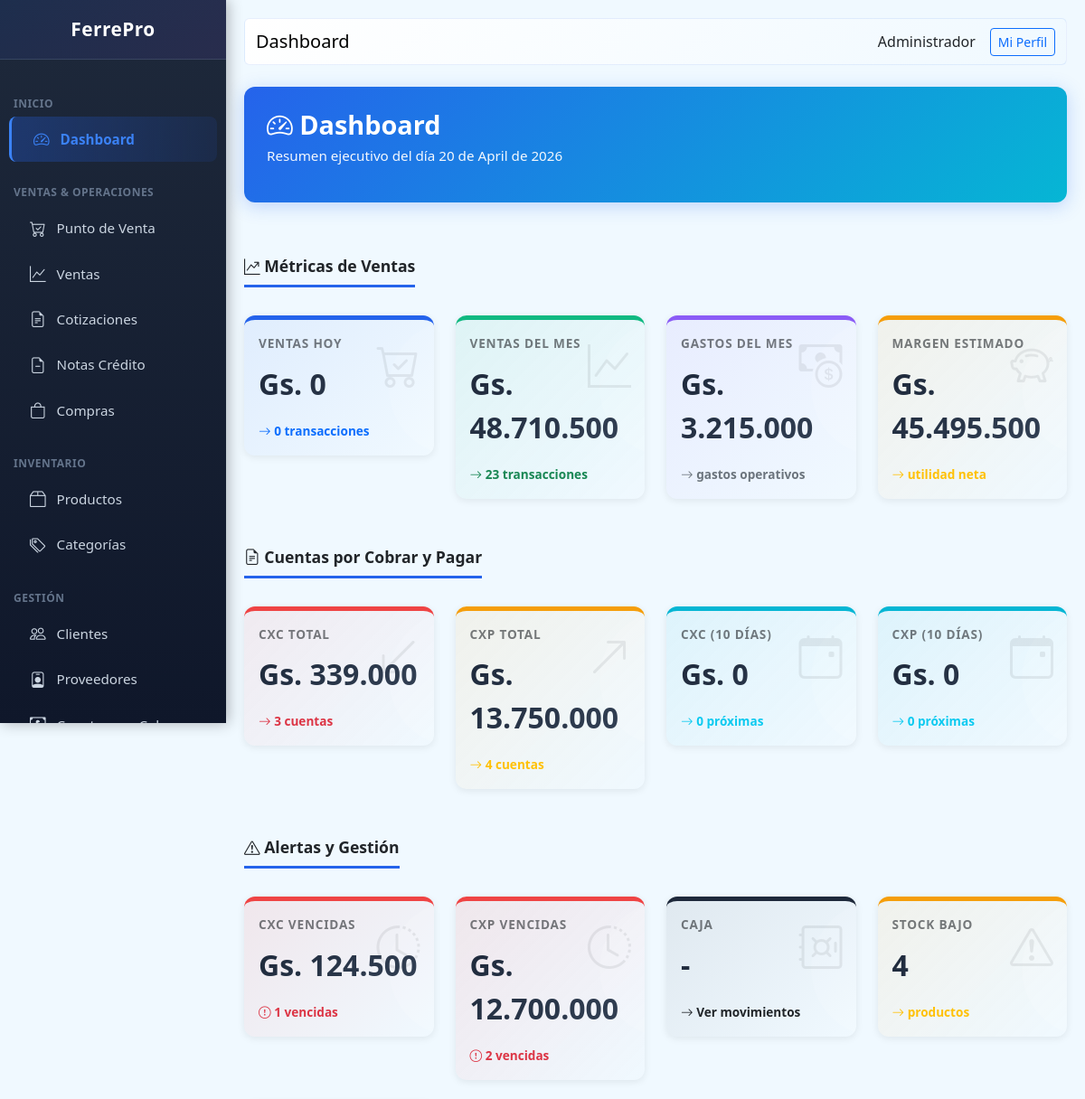
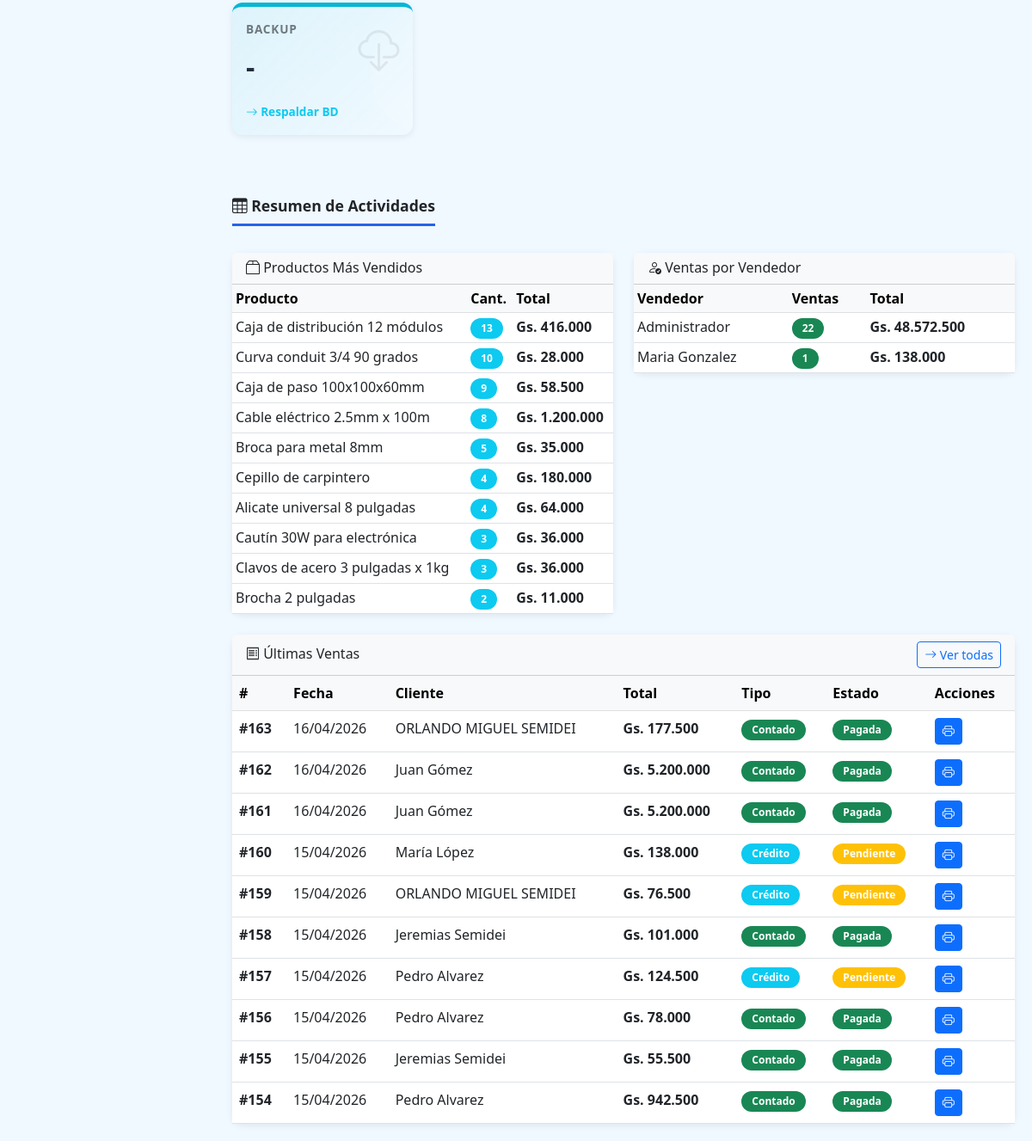
The app's page /public/index.php (signed in), older data (2 pictures, top to bottom).
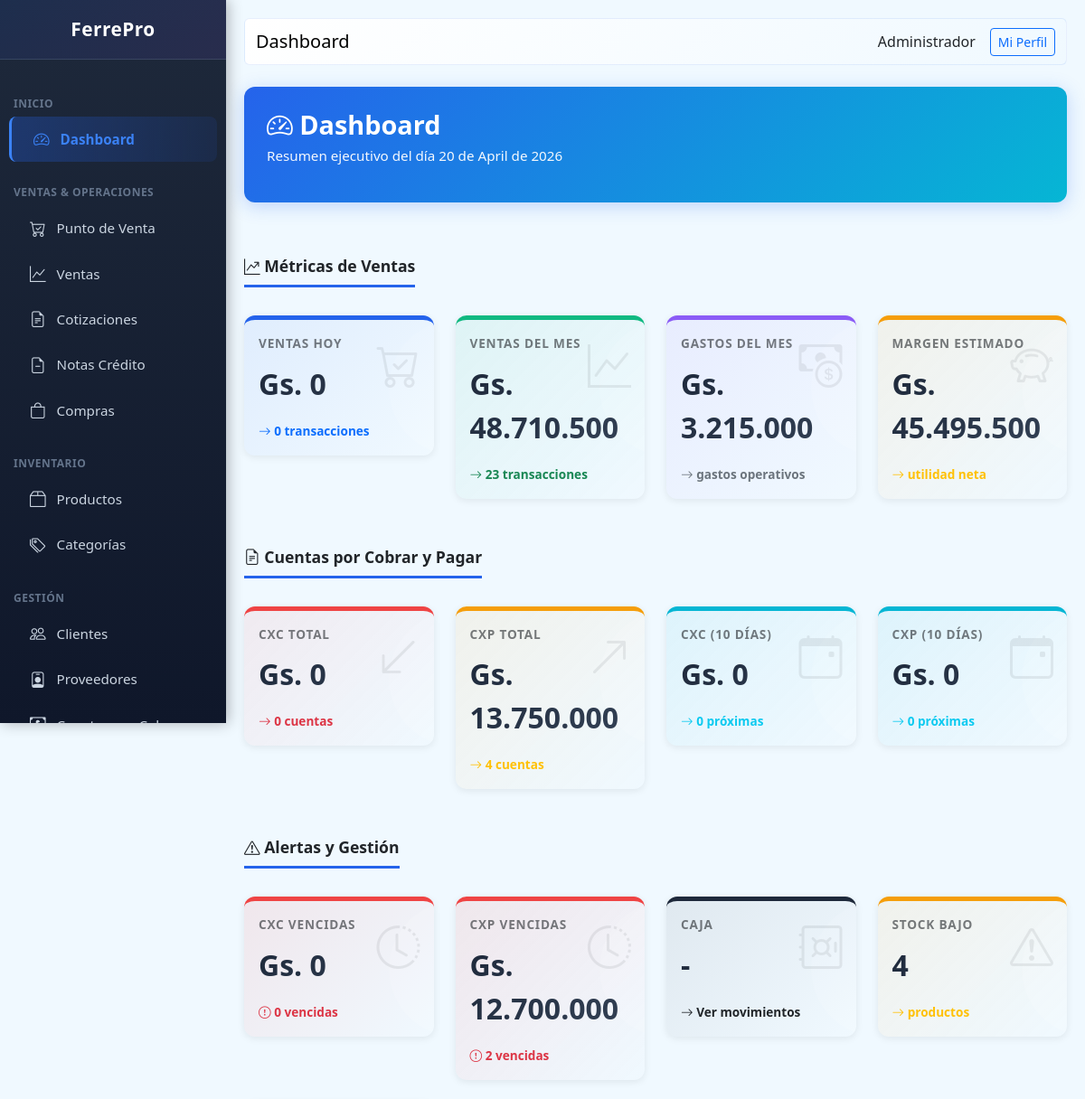
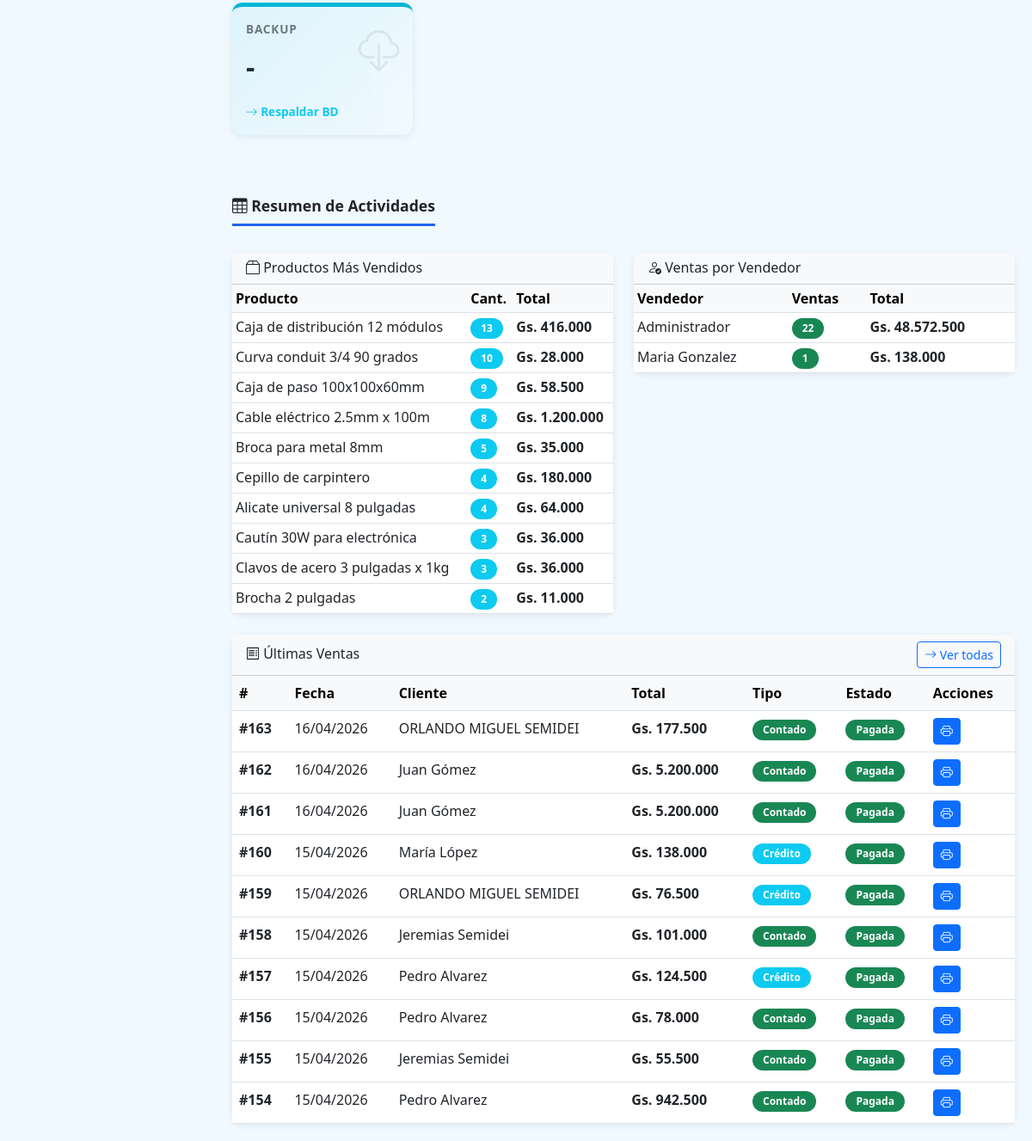
The same page, newer data (2 pictures, top to bottom).
### tables this page shows
CREATE TABLE sales (
                id INTEGER PRIMARY KEY AUTOINCREMENT,
                client_id INTEGER,
                user_id INTEGER,
                type TEXT DEFAULT 'contado',
                status TEXT DEFAULT 'pagada',
                subtotal REAL DEFAULT 0,
                discount REAL DEFAULT 0,
                total REAL DEFAULT 0,
                payment_method TEXT DEFAULT 'efectivo',
                delivery_type TEXT DEFAULT 'mostrador',
                notes TEXT,
                created_at DATETIME DEFAULT CURRENT_TIMESTAMP,
                FOREIGN KEY (client_id) REFERENCES clients(id),
                FOREIGN KEY (user_id) REFERENCES users(id)
            );

CREATE TABLE clients (
                id INTEGER PRIMARY KEY AUTOINCREMENT,
                name TEXT NOT NULL,
                document_type TEXT DEFAULT 'DNI',
                document TEXT,
                phone TEXT,
                email TEXT,
                address TEXT,
                credit_limit REAL DEFAULT 0,
                category TEXT DEFAULT 'minorista',
                balance REAL DEFAULT 0,
                active INTEGER DEFAULT 1,
                created_at DATETIME DEFAULT CURRENT_TIMESTAMP
            , credit_days INTEGER DEFAULT 30);

### class/Database.php (called while the page is built, shortened)
<?php
class Database extends PDO {
    private static $instance = null;
    public static function getInstance() {
        if (self::$instance === null) {
            self::$instance = new self();
        }
        return self::$instance;
    }
}

### class/Format.php (called while the page is built, shortened)
<?php
class Format {
    public static function money($amount) {
        $amount = floatval($amount);
        return 'Gs. ' . number_format($amount, 0, ',', '.');
    }
    public static function date($date) {
        try {
            $dateObj = new DateTime($date);
            return $dateObj->format('d/m/Y');
        } catch (Exception $e) {
            return 'Fecha inválida';
        }
    }
}

### views/dashboard.php (the view, shortened to what the changed rows need)
<?php
$totalVentasHoy = $salesToday['COALESCE(SUM(total), 0)'] ?? 0;
$cantidadVentasHoy = $salesToday['COUNT(*)'] ?? 0;
$totalVentasMes = $salesMonth['COALESCE(SUM(total), 0)'] ?? 0;
$cantidadVentasMes = $salesMonth['COUNT(*)'] ?? 0;
$stockBajo = $productsLow['COUNT(*)'] ?? 0;
$totalDeuda = 0;
$totalReceivableCount = 0;
if (!empty($overdueReceivables)) {
    foreach ($overdueReceivables as $rec) {
        $totalDeuda += $rec['amount'];
        $totalReceivableCount++;
    }
}
$totalPayableValue = 0;
$totalPayableCount = 0;
if (!empty($overduePayables)) {
    foreach ($overduePayables as $pay) {
        $totalPayableValue += $pay['amount'];
        $totalPayableCount++;
    }
}
$receivableSoon = 0;
$receivableCountSoon = 0;
$payableSoon = 0;
$payableCountSoon = 0;
$receivableOverdue = 0;
$receivableCountOverdue = 0;
if (!empty($overdueReceivables)) {
    foreach ($overdueReceivables as $rec) {
        $dueDate = new DateTime($rec['due_date']);
        $today = new DateTime();
        if ($today > $dueDate) {
            $receivableOverdue += $rec['amount'];
            $receivableCountOverdue++;
        }
    }
}
$payableOverdue = 0;
$payableCountOverdue = 0;
if (!empty($overduePayables)) {
    foreach ($overduePayables as $pay) {
        $dueDate = new DateTime($pay['due_date']);
        $today = new DateTime();
        if ($today > $dueDate) {
            $payableOverdue += $pay['amount'];
            $payableCountOverdue++;
        }
    }
}
$content = '
    <p>Resumen ejecutivo del día ' . date("d \\d\\e F \\d\\e Y") . '</p>
                    <div class="stat-value">' . Format::money($totalVentasHoy) . '</div>
                    <div class="stat-meta text-primary"><i class="bi bi-arrow-right"></i> ' . $cantidadVentasHoy . ' transacciones</div>
                    <div class="stat-value">' . Format::money($totalVentasMes) . '</div>
                    <div class="stat-meta text-success"><i class="bi bi-arrow-right"></i> ' . $cantidadVentasMes . ' transacciones</div>
                    <div class="stat-value">' . Format::money($expensesMonth['total'] ?? 0) . '</div>
                <div class="stat-value">' . Format::money(max(0, $totalVentasMes - ($expensesMonth['total'] ?? 0))) . '</div>
<div class="row mb-4 mt-3">
    <div class="col-md-3">
        <a href="?page=receivable" class="text-decoration-none">
            <div class="card stat-card" style="border-top: 5px solid var(--danger); background: linear-gradient(135deg, rgba(239, 68, 68, 0.08) 0%, transparent 100%);">
                <div class="card-body stat-content">
                    <div class="stat-label text-muted">CxC Total</div>
                    <div class="stat-value">' . Format::money($totalDeuda) . '</div>
                    <div class="stat-meta text-danger"><i class="bi bi-arrow-right"></i> ' . $totalReceivableCount . ' cuentas</div>
                </div>
            </div>
        </a>
    </div>
                    <div class="stat-value">' . Format::money($totalPayableValue) . '</div>
                    <div class="stat-meta text-warning"><i class="bi bi-arrow-right"></i> ' . $totalPayableCount . ' cuentas</div>
                    <div class="stat-value text-info">' . Format::money($receivableSoon) . '</div>
                    <div class="stat-meta text-info"><i class="bi bi-arrow-right"></i> ' . $receivableCountSoon . ' próximas</div>
                    <div class="stat-value text-info">' . Format::money($payableSoon) . '</div>
                    <div class="stat-meta text-info"><i class="bi bi-arrow-right"></i> ' . $payableCountSoon . ' próximas</div>
</div>
<div class="row mb-4 mt-3">
    <div class="col-md-3">
        <a href="?page=receivable&filter=overdue" class="text-decoration-none">
            <div class="card stat-card" style="border-top: 5px solid var(--danger); background: linear-gradient(135deg, rgba(239, 68, 68, 0.1) 0%, transparent 100%);">
                <div class="card-body stat-content">
                    <div class="stat-label text-muted">CxC Vencidas</div>
                    <div class="stat-value text-danger">' . Format::money($receivableOverdue) . '</div>
                    <div class="stat-meta text-danger"><i class="bi bi-exclamation-circle"></i> ' . $receivableCountOverdue . ' vencidas</div>
                </div>
            </div>
        </a>
    </div>
                    <div class="stat-value text-danger">' . Format::money($payableOverdue) . '</div>
                    <div class="stat-meta text-danger"><i class="bi bi-exclamation-circle"></i> ' . $payableCountOverdue . ' vencidas</div>
                    <div class="stat-value text-warning">' . $stockBajo . '</div>
</div>
<div class="row mb-4 mt-3">
    <div class="col-md-6">
        <div class="card">
            <div class="card-body p-0">
                <table class="table table-sm table-hover mb-0">
                    <thead class="table-light"><tr><th>Producto</th><th>Cant.</th><th>Total</th></tr></thead>
                    <tbody>';
if (!empty($topProducts)) {
    foreach ($topProducts as $p) {
        $content .= '<tr><td>' . htmlspecialchars($p['name']) . '</td><td><span class="badge bg-info">' . $p['quantity_sold'] . '</span></td><td><strong>' . Format::money($p['total_vendido']) . '</strong></td></tr>';
    }
} else {
    $content .= '<tr><td colspan="3" class="text-center text-muted">Sin ventas este mes</td></tr>';
}
$content .= '</tbody>
                </table>
            </div>
        </div>
    </div>
    <div class="col-md-6">
        <div class="card">
            <div class="card-header bg-light">
                <h6 class="mb-0"><i class="bi bi-person-check"></i> Ventas por Vendedor</h6>
            </div>
            <div class="card-body p-0">
                <table class="table table-sm table-hover mb-0">
                    <thead class="table-light"><tr><th>Vendedor</th><th>Ventas</th><th>Total</th></tr></thead>
                    <tbody>';
if (!empty($salesByUser)) {
    foreach ($salesByUser as $u) {
        $content .= '<tr><td>' . htmlspecialchars($u['name']) . '</td><td><span class="badge bg-success">' . $u['ventas'] . '</span></td><td><strong>' . Format::money($u['total']) . '</strong></td></tr>';
    }
} else {
    $content .= '<tr><td colspan="3" class="text-center text-muted">Sin ventas este mes</td></tr>';
}
$content .= '</tbody>
                </table>
            </div>
        </div>
    </div>
</div>
<div class="row">
    <div class="col-md-12">
        <div class="card">
            <div class="card-header bg-light d-flex justify-content-between align-items-center">
                <h6 class="mb-0"><i class="bi bi-receipt"></i> Últimas Ventas</h6>
                <a href="?page=sales" class="btn btn-sm btn-outline-primary"><i class="bi bi-arrow-right"></i> Ver todas</a>
            </div>
            <div class="card-body p-0">
                <table class="table table-hover mb-0">
                    <thead class="table-light">
                        <tr>
                            <th>#</th>
                            <th>Fecha</th>
                            <th>Cliente</th>
                            <th>Total</th>
                            <th>Tipo</th>
                            <th>Estado</th>
                            <th>Acciones</th>
                        </tr>
                    </thead>
                    <tbody>';
if (count($recentSales) == 0) {
    $content .= '<tr><td colspan="7" class="text-center text-muted">No hay ventas</td></tr>';
} else {
    foreach ($recentSales as $s) {
        $statusClass = $s['status'] === 'pagada' ? 'success' : 'warning';
        $typeLabel = $s['type'] === 'contado' ? 'Contado' : 'Crédito';
        $typeBadge = $s['type'] === 'contado' ? 'bg-success' : 'bg-info';
        $content .= '<tr>
            <td><strong>#' . $s['id'] . '</strong></td>
            <td>' . Format::date($s['created_at']) . '</td>
            <td>' . htmlspecialchars($s['client_name'] ?? 'Mostrador') . '</td>
            <td><strong>' . Format::money($s['total']) . '</strong></td>
            <td><span class="badge ' . $typeBadge . '">' . $typeLabel . '</span></td>
            <td><span class="badge bg-' . $statusClass . '">' . ($s['status'] === 'pagada' ? 'Pagada' : 'Pendiente') . '</span></td>
            <td><a href="?page=sales&action=print&id=' . $s['id'] . '" class="btn btn-sm btn-primary" target="_blank"><i class="bi bi-printer"></i></a></td>
        </tr>';
    }
}
$content .= '</tbody>
                </table>
            </div>
        </div>
    </div>
</div>';

Row changes from the older to the newer data that the page shows:
changed sales "Gs. 138.000": status "Pendiente" → "Pagada"
changed sales "Gs. 76.500": status "Pendiente" → "Pagada"
changed sales "Gs. 124.500": status "Pendiente" → "Pagada"
Text that changed along with them:
Format::money($totalDeuda): "Gs. 339.000" → "Gs. 0"
$totalReceivableCount: "3" → "0"
Format::money($receivableOverdue): "Gs. 124.500" → "Gs. 0"
$receivableCountOverdue: "1" → "0"
